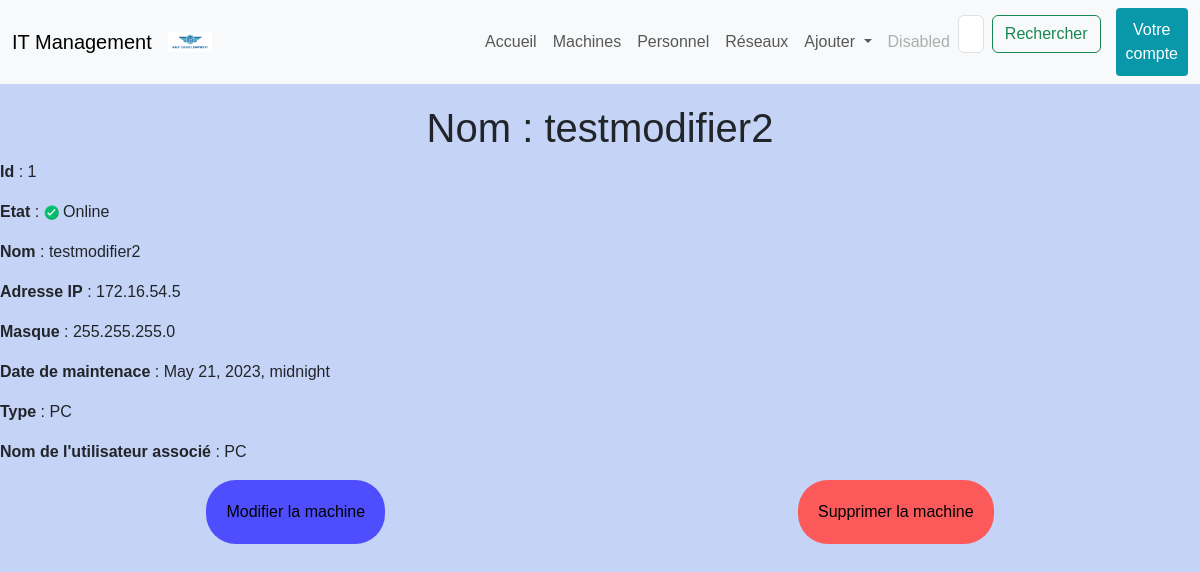
/machine/1, run on the app's committed database.
### projetApp/models.py (models this page shows, shortened)
class Machine(models.Model):
	TYPE = {
		('PC', ('PC - Windows')),
		('Mac', ('Mac - MacOS')),
		('Serveur', ('Serveur')),
		('Switch', ('Switch')),
	}
	ETAT = {
		('Online', ('Online')),
		('Offline', ('Offline')),
	}
	id = models.AutoField(
			primary_key =  True,
			editable = False,
			unique = True)
	nom = models.CharField(
		max_length = 15)
	adresse_ip = models.CharField(max_length=15, validators=[validate_ipv4_address])
	masque = models.CharField(max_length= 15, validators=[validate_ipv4_address])
	maintenance_date = models.DateTimeField(default=timezone.now)
	mach = models.CharField(max_length = 32, choices = TYPE, default = 'PC')
	etat = models.CharField(max_length = 32, choices = ETAT, default = 'Offline')

### projetApp/views.py (the view)
# urls.py: path('machine/<pk>', views.machine_detail_view, name='detail_machine'),
def machine_detail_view(request, pk):
    machine = get_object_or_404(Machine, id = pk)
    return render(request, 'templates/html/detail_machine.html', {'machine': machine})

### projetApp/templates/html/detail_machine.html (shortened to what this page needs)
{% extends "index.html" %}
{% block content %}
    <h1>Nom : {{ machine.nom }}</h1>
    <p><strong>Id</strong> : {{ machine.id }}</p>
    <p><strong>Etat</strong> :
    {% if machine.etat == 'Online' %}
    {% load static %}
    <td><img src="{% static 'images/bouton_vert.png' %}" width="15px" height="15px">
        {{ machine.etat }}</td>
    {% else %}
    <td><img src="{% static 'images/bouton_rouge.png' %}" width="15px" height="15px">
        {{ machine.etat }}</td>
    {% endif %}
    </p>
    <p><strong>Nom</strong> : {{ machine.nom }}</p>
    <p><strong>Adresse IP</strong> : {{ machine.adresse_ip }}</p>
    <p><strong>Masque</strong> : {{ machine.masque }}</p>
    <p><strong>Date de maintenace</strong> : {{ machine.maintenance_date }}</p>
    <p><strong>Type</strong> : {{ machine.mach }}</p>
    <p><strong>Nom de l'utilisateur associé</strong> : {{ machine.mach }}</p>
    <div class="li_button">
        <a href="{% url 'modifier_machine' machine.id %}"><button class="button_modif">Modifier la machine</button></a>
        <a href="{% url 'supprimer_machine' machine.id %}"><button class="button_sup">Supprimer la machine</button></a>
    </div>
{% endblock %}

### projetApp/static/css/style.css (style rules this page uses)
body { background-color: #c4d3f6; font-family: 'Arial', sans-serif; }
body h1 { text-align: center; padding-top: 20px; }
.button_modif { background-color: rgb(78, 78, 255); border: none; border-radius: 30px; padding: 20px; }
.button_sup { background-color: #fc5a5a; border: none; border-radius: 30px; padding: 20px; }
.li_button { display: flex; align-items: flex-end; justify-content: space-around; }

### data on the page
Machine: nom "testmodifier2", id "1", etat "Online", adresse_ip "172.16.54.5", masque "255.255.255.0", maintenance_date "May 21, 2023, midnight", mach "PC"
